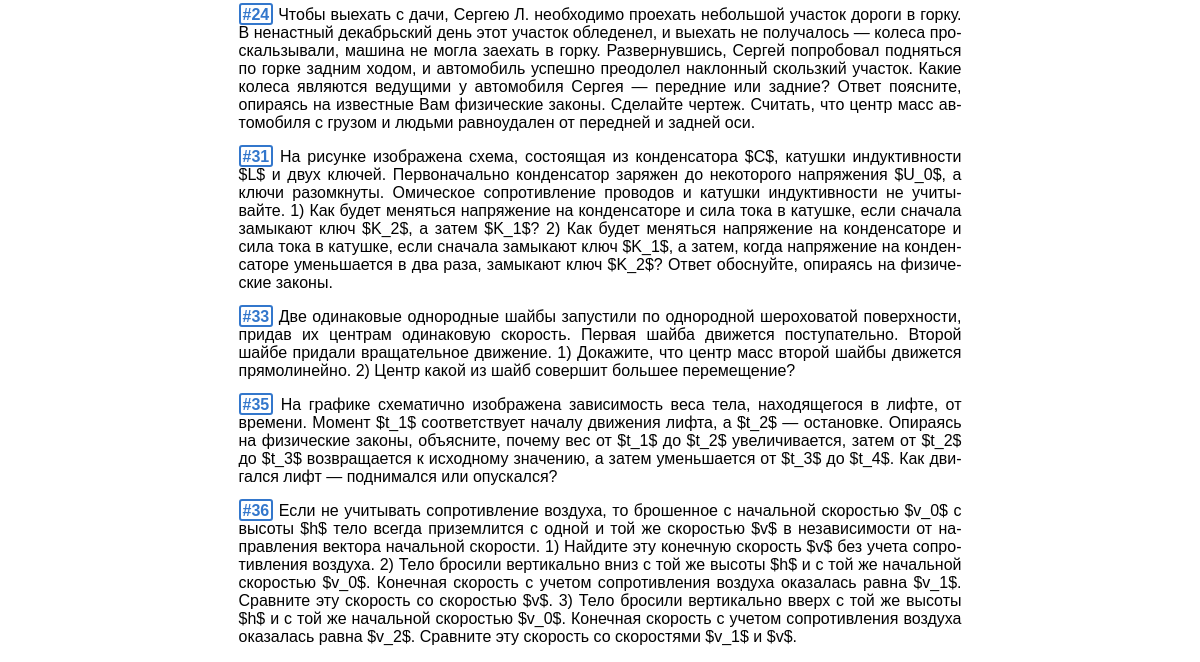
Page /types/24/ (lower part) on the earlier database version.
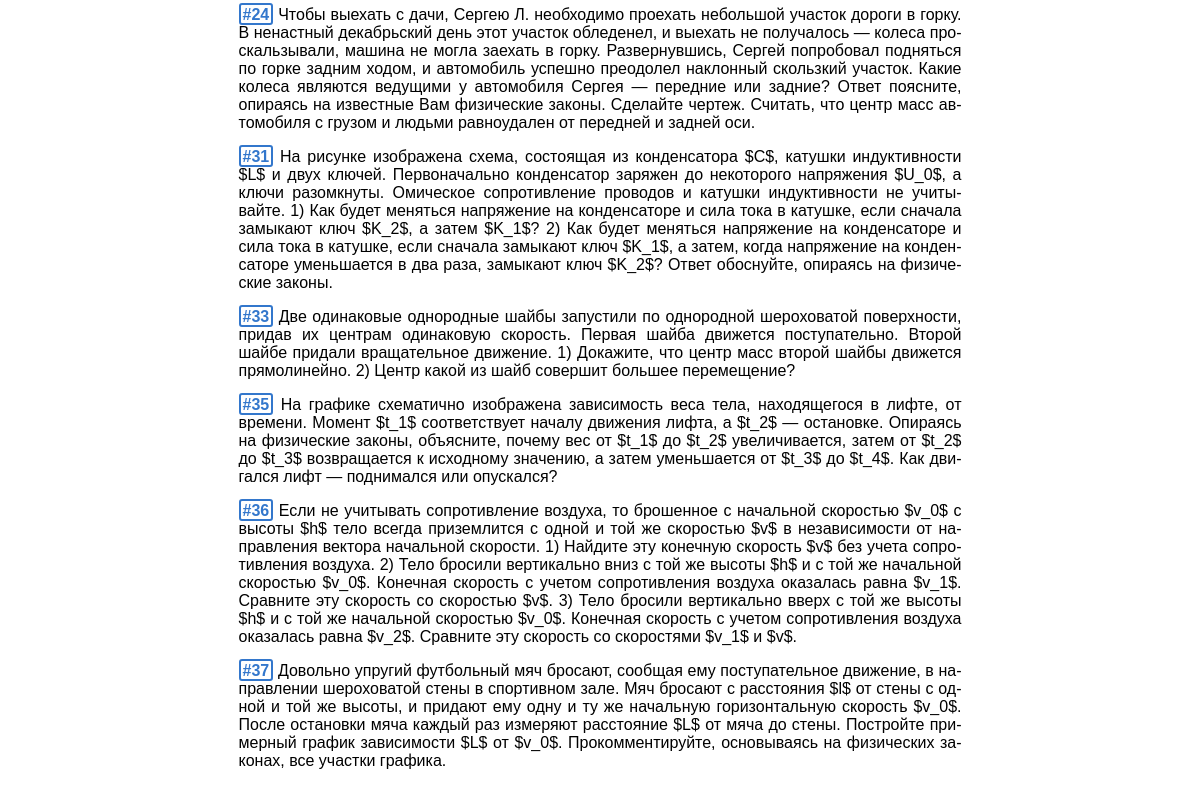
Same page on the later database version.
### problems/models.py (models this page shows, shortened)
class Problem(models.Model):
    text = models.TextField('условие',
                            max_length=6000,
                            help_text='Максимум 6 тыс. символов '
                            '(если мало - обратитесь к создательнице сайта)')
    solution = models.TextField('решение',
                                max_length=6000,
                                help_text='Максимум 6 тыс. символов',
                                blank=True,
                                null=True)
    answer = models.TextField('ответ',
                              max_length=1000,
                              help_text='Максимум 1 тыс. символов',
                              blank=True,
                              null=True)
    complexity = models.PositiveSmallIntegerField('сложность',
                                                  help_text=('число от 1 до 10'
                                                             ' включительно'),
                                                  blank=True,
                                                  null=True,
                                                  validators=(
                                                      [MinValueValidator(1),
                                                       MaxValueValidator(10)]))
    author = models.ForeignKey(User,
                               on_delete=models.CASCADE,
                               editable=False,
                               verbose_name='автор')
    date = models.DateField('дата добавления',
                            auto_now_add=True)
    tags = models.ManyToManyField(Tag,
                                  verbose_name='тэги',
                                  blank=True)
    source = models.ForeignKey(Source,
                               on_delete=models.CASCADE,
                               verbose_name='источник',
                               blank=True,
                               null=True)
    category = models.ForeignKey(Category,
                                 on_delete=models.CASCADE,
                                 verbose_name='раздел',
                                 blank=True,
                                 null=True)
    subcategory = models.ForeignKey(Subcategory,
                                    on_delete=models.CASCADE,
                                    verbose_name='подраздел',
                                    blank=True,
                                    null=True)
    type_ege = models.ForeignKey(TypeInEGE,
                                 on_delete=models.CASCADE,
                                 verbose_name='Тип задания',
                                 null=True)
    class Meta:
        verbose_name = 'задача'
        verbose_name_plural = 'задачи'
        default_related_name = 'problems'
    def get_absolute_url(self):
        return reverse('problems:detail', kwargs={'pk': self.pk})

### typesinege/views.py (the view)
# urls.py: re_path(r'^(?P<number>[1-9]\d*)/$', views.ProblemsView.as_view(),
class ProblemsView(ListView):
    model = Problem
    template_name = 'typesinege/problems.html'
    context_object_name = 'problems'
    def get_queryset(self):
        number = self.kwargs['number']
        self.type = get_object_or_404(TypeInEGE, number=number)
        return Problem.objects.filter(type_ege=self.type).order_by('id')
    def get_context_data(self, **kwargs):
        data = super().get_context_data(**kwargs)
        data['filter'] = ProblemTypeFilter(self.request.GET,
                                           queryset=self.get_queryset())
        data['title'] = f'Тип {self.kwargs["number"]}'
        return data

### problems/models.py (called while the page is built)
    def __str__(self):
        return self.name

    def __str__(self):
        return self.name

    def get_queryset(self):
        queryset = super().get_queryset()
        queryset = queryset.annotate(problems_count=Count('problems'))
        return queryset

### templates/typesinege/problems.html (shortened to what this page needs)
{% extends "base.html" %}
{% load static %}
{% block content %}
    {% for problem in filter.qs %}
    <p><a href="{{problem.get_absolute_url}}"><b class='id-number'>#{{problem.id}}</b></a> {{problem.text}}</p>
    {% empty %}
      <p>Ничего не нашлось {{":("}}</p>
      <p>Попробуйте другой фильтр.</p>
    {% endfor %}
{% endblock %}

Differences in the rows shown:
added Problem: id "37", text "Довольно упругий футбольный мяч бросают, сообщая ему поступательное движение, в направлении шероховатой стены в спортивном зале. Мяч бросают с расстояния $l$ от стены с одной и той же высоты, и придают ему одну и ту же начальную горизонтальную скорость $v_0$. После остановки мяча каждый раз измеряют расстояние $L$ от мяча до стены. Постройте примерный график зависимости $L$ от $v_0$. Прокомментируйте, основываясь на физических законах, все участки графика."
